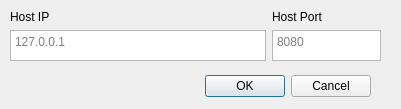
<?xml version="1.0" encoding="UTF-8"?>
<ui version="4.0">
 <class>ChangeServerWidget</class>
 <widget class="QDialog" name="ChangeServerWidget">
  <property name="geometry">
   <rect>
    <x>0</x>
    <y>0</y>
    <width>401</width>
    <height>109</height>
   </rect>
  </property>
  <property name="windowTitle">
   <string>ChangeServerTitle</string>
  </property>
  <widget class="QDialogButtonBox" name="buttonBox">
   <property name="geometry">
    <rect>
     <x>30</x>
     <y>70</y>
     <width>341</width>
     <height>32</height>
    </rect>
   </property>
   <property name="orientation">
    <enum>Qt::Orientation::Horizontal</enum>
   </property>
   <property name="standardButtons">
    <set>QDialogButtonBox::StandardButton::Cancel|QDialogButtonBox::StandardButton::Ok</set>
   </property>
  </widget>
  <widget class="QWidget" name="formLayoutWidget">
   <property name="geometry">
    <rect>
     <x>10</x>
     <y>10</y>
     <width>371</width>
     <height>51</height>
    </rect>
   </property>
   <layout class="QFormLayout" name="formLayout">
    <property name="leftMargin">
     <number>0</number>
    </property>
    <property name="topMargin">
     <number>0</number>
    </property>
    <property name="rightMargin">
     <number>0</number>
    </property>
    <property name="bottomMargin">
     <number>0</number>
    </property>
    <item row="2" column="0">
     <widget class="QTextEdit" name="textEditHost">
      <property name="lineWrapMode">
       <enum>QTextEdit::LineWrapMode::NoWrap</enum>
      </property>
      <property name="acceptRichText">
       <bool>false</bool>
      </property>
      <property name="placeholderText">
       <string>127.0.0.1</string>
      </property>
     </widget>
    </item>
    <item row="2" column="1">
     <widget class="QTextEdit" name="textEditPort">
      <property name="lineWrapMode">
       <enum>QTextEdit::LineWrapMode::NoWrap</enum>
      </property>
      <property name="acceptRichText">
       <bool>false</bool>
      </property>
      <property name="placeholderText">
       <string>8080</string>
      </property>
     </widget>
    </item>
    <item row="1" column="0">
     <widget class="QLabel" name="labelHost">
      <property name="text">
       <string>Host IP</string>
      </property>
     </widget>
    </item>
    <item row="1" column="1">
     <widget class="QLabel" name="labelPort">
      <property name="text">
       <string>Host Port</string>
      </property>
     </widget>
    </item>
   </layout>
  </widget>
 </widget>
 <resources/>
 <connections>
  <connection>
   <sender>buttonBox</sender>
   <signal>accepted()</signal>
   <receiver>ChangeServerWidget</receiver>
   <slot>accept()</slot>
   <hints>
    <hint type="sourcelabel">
     <x>248</x>
     <y>254</y>
    </hint>
    <hint type="destinationlabel">
     <x>157</x>
     <y>274</y>
    </hint>
   </hints>
  </connection>
  <connection>
   <sender>buttonBox</sender>
   <signal>rejected()</signal>
   <receiver>ChangeServerWidget</receiver>
   <slot>reject()</slot>
   <hints>
    <hint type="sourcelabel">
     <x>316</x>
     <y>260</y>
    </hint>
    <hint type="destinationlabel">
     <x>286</x>
     <y>274</y>
    </hint>
   </hints>
  </connection>
 </connections>
</ui>
